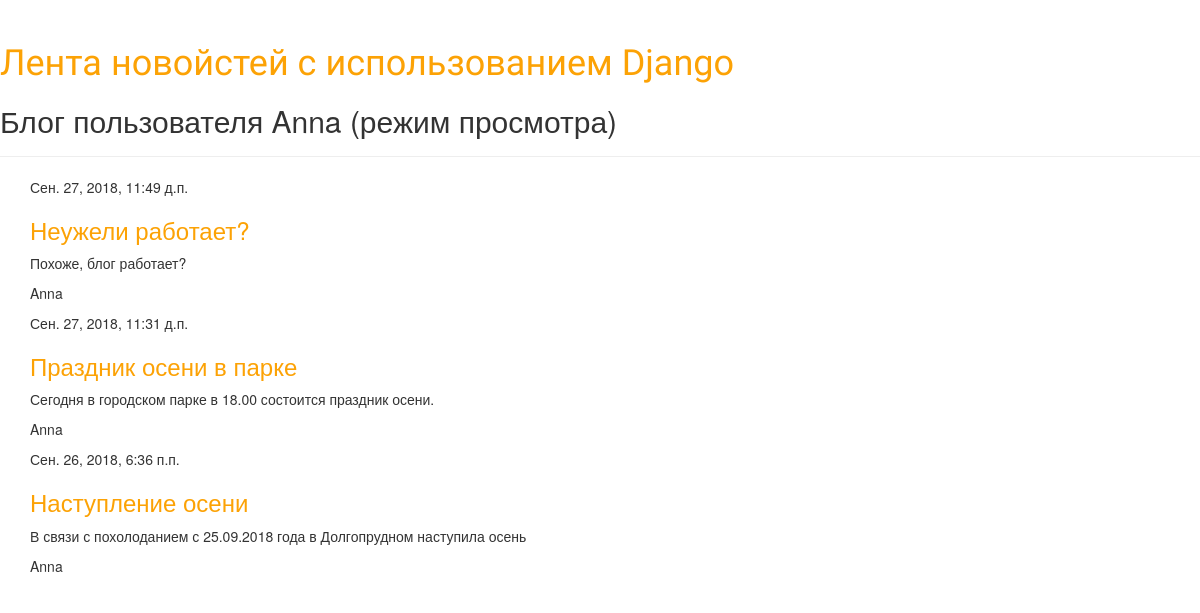
The page /blog_look/7/ on the database its author committed.
### polls/models.py (models this page shows, shortened)
class Post(models.Model):
    title = models.CharField(max_length=50)
    date = models.DateTimeField(auto_now_add=True)
    published_date = models.DateTimeField(blank=True, null=True)
    text = models.TextField()
    author = models.ForeignKey('auth.User', on_delete=models.CASCADE)
    article_status = models.IntegerField(default=0)      # отметка о прочтении = 1

### polls/views.py (the view)
# urls.py: url(r'^blog_look/(?P<pk>\d+)/$', views.blog_look, name='blog_look'),
def blog_look(request, pk):
    user = auth.get_user(request)
    post = get_object_or_404(Post, pk=pk)
    author = post.author
    posts = Post.objects.filter(author=author).order_by('-published_date')
    context = {'posts': posts, 'user':author}
    if user == author:
        return render(request, 'blog.html', context)
    else:
        return render(request, 'blog_look.html', context)

### login_auth/templates/blog_look.html (shortened to what this page needs)
{% load static %}
<!DOCTYPE html>
<html lang="ru">
<head>
    <link rel="stylesheet" href="//maxcdn.bootstrapcdn.com/bootstrap/3.2.0/css/bootstrap.min.css">
    <link rel="stylesheet" href="//maxcdn.bootstrapcdn.com/bootstrap/3.2.0/css/bootstrap-theme.min.css">
    <link rel="stylesheet" href="{% static 'css/polls.css' %}">
</head>
<body>
    <div class="page-header">
        <h1><a href="/">Лента новойстей с использованием Django</a></h1>
        <h2>Блог пользователя {{user}} (режим просмотра) </h2>
    </div>
    <div class="content container">
        <div class="row">
            <div class="col-md-8">
            {% block content %}
                {% for post in posts %}
                    <div class="post">
                        <div class="date">
                            {{ post.published_date }}
                        </div>
                        <h3><a href="{% url 'post_detail' pk=post.pk %}">{{ post.title }}</a></h3>
                        <p>{{ post.text|linebreaksbr }}
                        <p>{{ post.author|linebreaksbr }}</p>
                    </div>
                {% endfor %}
            {% endblock %}
            </div>
        </div>
    </div>
    </body>
</html>

### polls/static/css/polls.css (style rules this page uses)
h1 a { color: #FCA205; font-family: 'Lobster'; }
h3 a { color: #FCA205; }
body { padding-left: 15 px; }

### rows shown on the page
Post: published_date "Сен. 27, 2018, 11:49 д.п.", title "Неужели работает?", text "Похоже, блог работает?", author "Anna"
Post: published_date "Сен. 27, 2018, 11:31 д.п.", title "Праздник осени в парке", text "Сегодня в городском парке в 18.00 состоится праздник осени.", author "Anna"
Post: published_date "Сен. 26, 2018, 6:36 п.п.", title "Наступление осени", text "В связи с похолоданием с 25.09.2018 года в Долгопрудном наступила осень", author "Anna"

### other values the page prints
{{ user }} "Anna"
